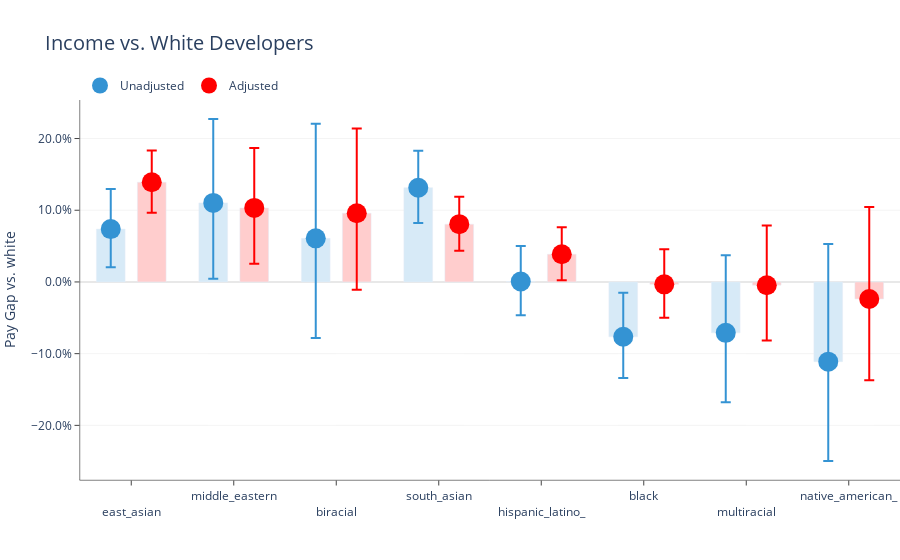

The notebook cell this image was saved under:
### Code cell
test, est = output_graph(data_2019, controls, True, "Ethnicity", False)

### Figure 1 — Plotly figure (JSON) as saved in the notebook; plotly's stock layout.template omitted (floating-point values rounded to 4 significant figures)
{"data": [{"hoverinfo": "skip", "marker": {"color": "#d7eaf7"}, "name": "Unadjusted", "showlegend": false, "type": "bar", "width": 0.28, "x": [1, 2, 3, 4, 5, 6, 7, 8], "y": [0.07368, 0.1102, 0.06076, 0.1314, 0.000678, -0.07644, -0.07096, -0.1111]}, {"hoverinfo": "skip", "marker": {"color": "#ffcdcd"}, "name": "Adjusted", "showlegend": false, "type": "bar", "width": 0.28, "x": [1, 2, 3, 4, 5, 6, 7, 8], "y": [0.139, 0.1032, 0.0958, 0.08057, 0.03865, -0.003312, -0.004565, -0.02373]}, {"error_y": {"array": [0.05583, 0.117, 0.1599, 0.05152, 0.04928, 0.06142, 0.1082, 0.1641], "arrayminus": [0.05307, 0.1058, 0.139, 0.04928, 0.04697, 0.05759, 0.09691, 0.1385], "symmetric": false, "thickness": 2, "type": "data", "visible": true, "width": 5}, "hovertemplate": "%{text}", "marker": {"color": "#3493d3", "size": 20}, "mode": "markers", "name": "Unadjusted", "text": ["east_asian: +7.4%, 95% conf: [+2.1%, +13.0%]", "middle_eastern: +11.0%, 95% conf: [+0.4%, +22.7%]", "biracial: +6.1%, 95% conf: [-7.8%, +22.1%]", "south_asian: +13.1%, 95% conf: [+8.2%, +18.3%]", "hispanic_latino_: +0.1%, 95% conf: [-4.6%, +5.0%]", "black: -7.6%, 95% conf: [-13.4%, -1.5%]", "multiracial: -7.1%, 95% conf: [-16.8%, +3.7%]", "native_american_: -11.1%, 95% conf: [-25.0%, +5.3%]"], "type": "scatter", "x": [0.8, 1.8, 2.8, 3.8, 4.8, 5.8, 6.8, 7.8], "y": [0.07368, 0.1102, 0.06076, 0.1314, 0.000678, -0.07644, -0.07096, -0.1111]}, {"error_y": {"array": [0.04414, 0.08364, 0.118, 0.03832, 0.03759, 0.04879, 0.08342, 0.1284], "arrayminus": [0.04249, 0.07775, 0.1066, 0.03701, 0.03628, 0.04651, 0.07697, 0.1135], "symmetric": false, "thickness": 2, "type": "data", "visible": true, "width": 5}, "hovertemplate": "%{text}", "marker": {"color": "red", "size": 20}, "mode": "markers", "name": "Adjusted", "text": ["east_asian: +13.9%, 95% conf: [+9.7%, +18.3%]", "middle_eastern: +10.3%, 95% conf: [+2.5%, +18.7%]", "biracial: +9.6%, 95% conf: [-1.1%, +21.4%]", "south_asian: +8.1%, 95% conf: [+4.4%, +11.9%]", "hispanic_latino_: +3.9%, 95% conf: [+0.2%, +7.6%]", "black: -0.3%, 95% conf: [-5.0%, +4.5%]", "multiracial: -0.5%, 95% conf: [-8.2%, +7.9%]", "native_american_: -2.4%, 95% conf: [-13.7%, +10.5%]"], "type": "scatter", "x": [1.2, 2.2, 3.2, 4.2, 5.2, 6.2, 7.2, 8.2], "y": [0.139, 0.1032, 0.0958, 0.08057, 0.03865, -0.003312, -0.004565, -0.02373]}], "layout": {"autosize": true, "bargroupgap": 0.1, "barmode": "group", "legend": {"orientation": "h", "x": 0, "y": 1, "yanchor": "bottom"}, "margin": {"r": 0}, "plot_bgcolor": "white", "title": {"font": {"size": 20}, "text": "Income vs. White Developers"}, "xaxis": {"linecolor": "black", "linewidth": 0.5, "range": [0.5, 8.5], "showline": true, "tickangle": 0, "tickmode": "array", "ticks": "outside", "ticktext": ["<br>east_asian", "middle_eastern", "<br>biracial", "south_asian", "<br>hispanic_latino_", "black", "<br>multiracial", "native_american_"], "tickvals": [1, 2, 3, 4, 5, 6, 7, 8], "type": "linear"}, "yaxis": {"autorange": true, "gridcolor": "#e8e8e8", "gridwidth": 0.5, "linecolor": "black", "linewidth": 0.5, "range": [-0.2762, 0.2537], "showgrid": true, "showline": true, "tickformat": ".1%", "ticks": "outside", "title": {"text": "Pay Gap vs. white"}, "type": "linear", "zeroline": true, "zerolinecolor": "#e8e8e8", "zerolinewidth": 2}}}
